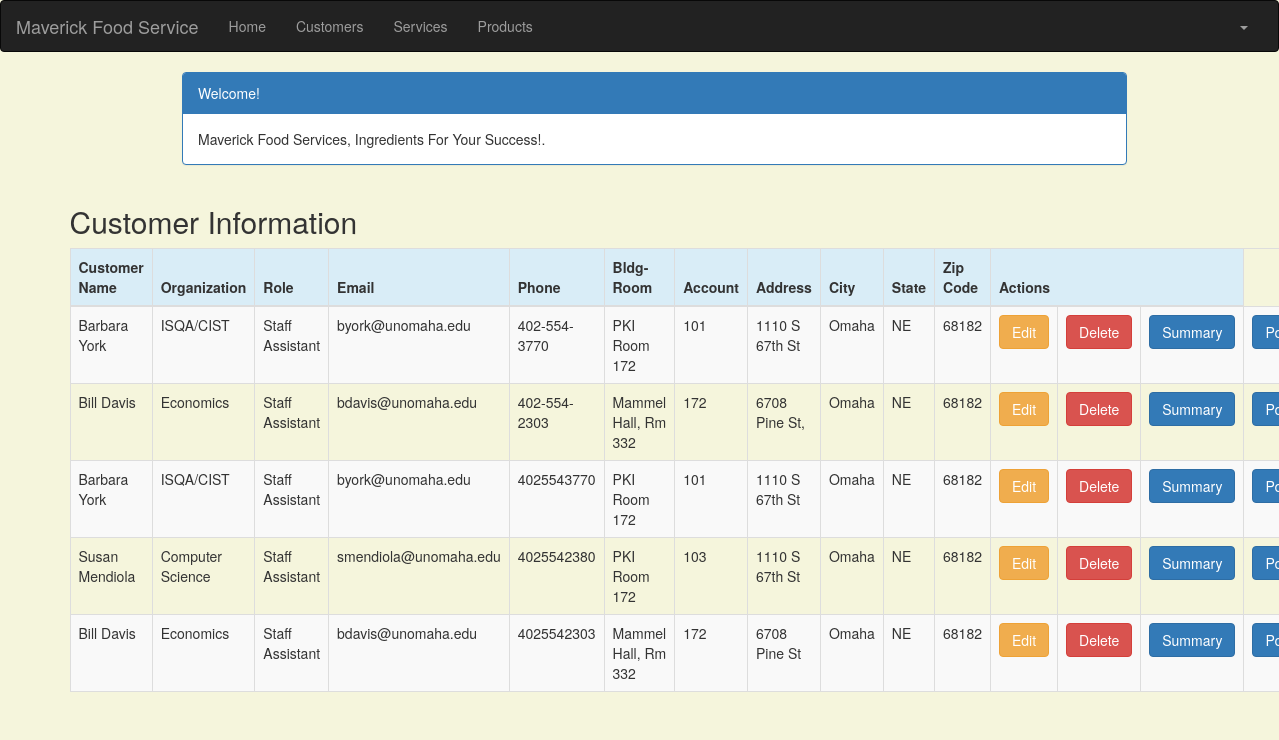
/customer_list (signed in), run on the app's committed database.
### crm/models.py (models this page shows, shortened)
class Customer(models.Model):
    cust_name = models.CharField(max_length=50)
    organization = models.CharField(max_length=100, blank=True)
    role = models.CharField(max_length=100)
    email = models.EmailField(max_length=100)
    bldgroom = models.CharField(max_length=100)
    address = models.CharField(max_length=200)
    account_number = models.IntegerField(blank=False, null=False)
    city = models.CharField(max_length=50)
    state = models.CharField(max_length=50)
    zipcode = models.CharField(max_length=10)
    phone_number = models.CharField(max_length=50)
    created_date = models.DateTimeField(
        default=timezone.now)
    updated_date = models.DateTimeField(auto_now_add=True)

### crm/views.py (the view)
# urls.py: path('customer_list', views.customer_list, name='customer_list'),
@login_required
def customer_list(request):
    customer = Customer.objects.filter(created_date__lte=timezone.now())
    return render(request, 'crm/customer_list.html',
                  {'customers': customer})

### crm/templates/crm/customer_list.html (shortened to what this page needs)
<!DOCTYPE html>
<html lang="en">
{% extends 'crm/base.html' %}
{% block content %}
    <html>
    <head>
        <link rel="stylesheet" href="https://maxcdn.bootstrapcdn.com/bootstrap/3.3.4/css/bootstrap.min.css">
    </head>
    <body>
    <div class="container">
        <div class="row">
            <div class="col-md-10 col-md-offset-1">
                <div class="panel panel-primary">
                    <div class="panel-heading">Welcome!</div>
                    <div class="panel-body">
                        Maverick Food Services, Ingredients For Your Success!.
                    </div>
                </div>
            </div>
        </div>
    </div>
    <div class="row">
        <h2 style="padding-left: 15Px">Customer Information</h2>
    </div>
    <div>
        <table class="table table-striped table-bordered table-hover">
            <thead>
            <tr class="bg-info">
                <th>Customer Name</th>
                <th>Organization</th>
                <th>Role</th>
                <th>Email</th>
                <th>Phone</th>
                <th>Bldg-Room</th>
                <th>Account</th>
                <th>Address</th>
                <th>City</th>
                <th>State</th>
                <th>Zip Code</th>
                <th colspan="3">Actions</th>
            </tr>
            </thead>
            <tbody>
            {% for customer in customers %}
                <tr>
                    <td>{{ customer.cust_name }}</td>
                    <td>{{ customer.organization }}</td>
                    <td>{{ customer.role }}</td>
                    <td>{{ customer.email }}</td>
                    <td>{{ customer.phone_number }}</td>
                    <td>{{ customer.bldgroom }}</td>
                    <td>{{ customer.account_number }}</td>
                    <td>{{ customer.address }}</td>
                    <td>{{ customer.city }}</td>
                    <td>{{ customer.state }}</td>
                    <td>{{ customer.zipcode }}</td>
                    <td><a href="{% url 'crm:customer_edit' pk=customer.pk %}" class="btn btn-warning">Edit</a>
                    <td><a href="{% url 'crm:customer_delete' pk=customer.pk %}"
                           onclick="return confirm('Are you sure you want to delete?')"
                           class="btn btn-danger">Delete</a>
                    </td>
                    <td><a href="{% url 'crm:summary' pk=customer.pk %}"
                           class="btn btn-primary">Summary</a>
                    <td><a href="{% url 'crm:customer_pdf' pk=customer.pk %}"
                           class="btn btn-primary">Pdf</a>
                </tr>
            {% endfor %}
            </tbody>
        </table>
    </div>
    </body>
    </html>
{% endblock %}

### crm/templates/crm/customer_list.html (style rules this page uses)
body { background-color: beige; }

### data on the page
Customer: cust_name "Barbara York", organization "ISQA/CIST", role "Staff Assistant", email "byork@unomaha.edu", phone_number "402-554-3770", bldgroom "PKI Room 172", account_number "101", address "1110 S 67th St", city "Omaha", state "NE", zipcode "68182"
Customer: cust_name "Bill Davis", organization "Economics", role "Staff Assistant", email "bdavis@unomaha.edu", phone_number "402-554-2303", bldgroom "Mammel Hall, Rm 332", account_number "172", address "6708 Pine St,", city "Omaha", state "NE", zipcode "68182"
Customer: cust_name "Barbara York", organization "ISQA/CIST", role "Staff Assistant", email "byork@unomaha.edu", phone_number "4025543770", bldgroom "PKI Room 172", account_number "101", address "1110 S 67th St", city "Omaha", state "NE", zipcode "68182"
Customer: cust_name "Susan Mendiola", organization "Computer Science", role "Staff Assistant", email "smendiola@unomaha.edu", phone_number "4025542380", bldgroom "PKI Room 172", account_number "103", address "1110 S 67th St", city "Omaha", state "NE", zipcode "68182"
Customer: cust_name "Bill Davis", organization "Economics", role "Staff Assistant", email "bdavis@unomaha.edu", phone_number "4025542303", bldgroom "Mammel Hall, Rm 332", account_number "172", address "6708 Pine St", city "Omaha", state "NE", zipcode "68182"
